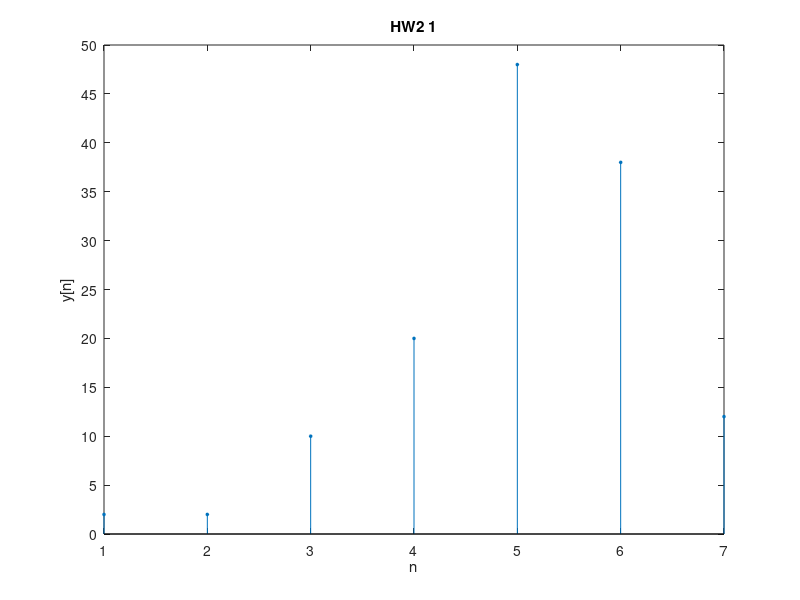

This chart was generated by the following MATLAB code:
x = [1 -1 4 5 2];
h = [2 4 6];
y = conv(x,h);
n = 1 : 7;
stem(n,y,'filled','MarkerSize',2);
set(gca,'ytick',linspace(0,50,11));
title('HW2 1');
xlabel('n');
ylabel('y[n]');